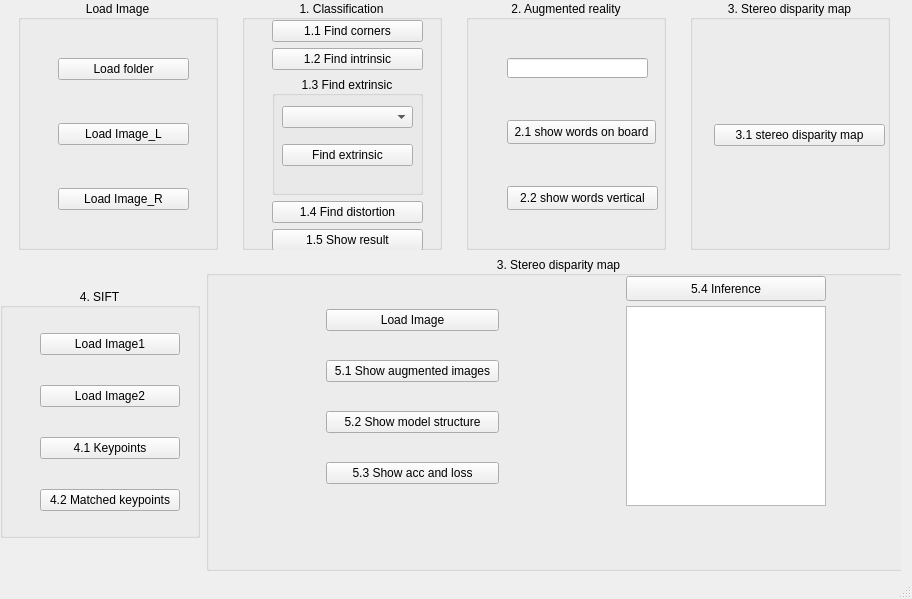
<?xml version="1.0" encoding="UTF-8"?>
<ui version="4.0">
 <class>MainWindow</class>
 <widget class="QMainWindow" name="MainWindow">
  <property name="geometry">
   <rect>
    <x>0</x>
    <y>0</y>
    <width>912</width>
    <height>599</height>
   </rect>
  </property>
  <property name="minimumSize">
   <size>
    <width>200</width>
    <height>250</height>
   </size>
  </property>
  <property name="windowTitle">
   <string>MainWindow</string>
  </property>
  <widget class="QWidget" name="centralwidget">
   <widget class="QWidget" name="widget" native="true">
    <property name="geometry">
     <rect>
      <x>0</x>
      <y>0</y>
      <width>901</width>
      <height>571</height>
     </rect>
    </property>
    <widget class="QWidget" name="verticalLayoutWidget_8">
     <property name="geometry">
      <rect>
       <x>0</x>
       <y>0</y>
       <width>911</width>
       <height>571</height>
      </rect>
     </property>
     <layout class="QVBoxLayout" name="verticalLayout_2">
      <item>
       <layout class="QHBoxLayout" name="horizontalLayout_2">
        <item>
         <widget class="QGroupBox" name="groupBox">
          <property name="minimumSize">
           <size>
            <width>161</width>
            <height>211</height>
           </size>
          </property>
          <property name="maximumSize">
           <size>
            <width>200</width>
            <height>250</height>
           </size>
          </property>
          <property name="title">
           <string>Load Image</string>
          </property>
          <property name="alignment">
           <set>Qt::AlignCenter</set>
          </property>
          <widget class="QWidget" name="verticalLayoutWidget">
           <property name="geometry">
            <rect>
             <x>40</x>
             <y>20</y>
             <width>131</width>
             <height>231</height>
            </rect>
           </property>
           <layout class="QVBoxLayout" name="verticalLayout">
            <property name="spacing">
             <number>5</number>
            </property>
            <item>
             <widget class="QPushButton" name="load_foler_pushButton">
              <property name="text">
               <string>Load folder</string>
              </property>
             </widget>
            </item>
            <item>
             <widget class="QPushButton" name="load_image_l_pushButton">
              <property name="text">
               <string>Load Image_L</string>
              </property>
             </widget>
            </item>
            <item>
             <widget class="QPushButton" name="load_image_r_pushButton">
              <property name="text">
               <string>Load Image_R</string>
              </property>
             </widget>
            </item>
           </layout>
          </widget>
         </widget>
        </item>
        <item>
         <widget class="QGroupBox" name="groupBox_2">
          <property name="minimumSize">
           <size>
            <width>200</width>
            <height>250</height>
           </size>
          </property>
          <property name="maximumSize">
           <size>
            <width>200</width>
            <height>250</height>
           </size>
          </property>
          <property name="title">
           <string>1. Classification</string>
          </property>
          <property name="alignment">
           <set>Qt::AlignCenter</set>
          </property>
          <widget class="QWidget" name="verticalLayoutWidget_2">
           <property name="geometry">
            <rect>
             <x>30</x>
             <y>20</y>
             <width>151</width>
             <height>231</height>
            </rect>
           </property>
           <layout class="QVBoxLayout" name="verticalLayout_7">
            <item>
             <widget class="QPushButton" name="find_corners_pushButton">
              <property name="text">
               <string>1.1 Find corners</string>
              </property>
             </widget>
            </item>
            <item>
             <widget class="QPushButton" name="find_intrinsic_pushButton">
              <property name="text">
               <string>1.2 Find intrinsic</string>
              </property>
             </widget>
            </item>
            <item>
             <widget class="QGroupBox" name="groupBox_3">
              <property name="title">
               <string>1.3 Find extrinsic</string>
              </property>
              <property name="alignment">
               <set>Qt::AlignCenter</set>
              </property>
              <widget class="QWidget" name="verticalLayoutWidget_7">
               <property name="geometry">
                <rect>
                 <x>10</x>
                 <y>20</y>
                 <width>131</width>
                 <height>81</height>
                </rect>
               </property>
               <layout class="QVBoxLayout" name="verticalLayout_8">
                <item>
                 <widget class="QComboBox" name="comboBox">
                  <property name="maxVisibleItems">
                   <number>15</number>
                  </property>
                 </widget>
                </item>
                <item>
                 <widget class="QPushButton" name="find_extrinsic_pushButton">
                  <property name="text">
                   <string>Find extrinsic</string>
                  </property>
                 </widget>
                </item>
               </layout>
              </widget>
             </widget>
            </item>
            <item>
             <widget class="QPushButton" name="pushButton">
              <property name="text">
               <string>1.4 Find distortion</string>
              </property>
             </widget>
            </item>
            <item>
             <widget class="QPushButton" name="pushButton_2">
              <property name="text">
               <string>1.5 Show result</string>
              </property>
             </widget>
            </item>
           </layout>
          </widget>
         </widget>
        </item>
        <item>
         <widget class="QGroupBox" name="groupBox_6">
          <property name="minimumSize">
           <size>
            <width>161</width>
            <height>211</height>
           </size>
          </property>
          <property name="maximumSize">
           <size>
            <width>200</width>
            <height>250</height>
           </size>
          </property>
          <property name="title">
           <string>2. Augmented reality</string>
          </property>
          <property name="alignment">
           <set>Qt::AlignCenter</set>
          </property>
          <widget class="QPushButton" name="show_words_vertical_pushButton">
           <property name="geometry">
            <rect>
             <x>41</x>
             <y>186</y>
             <width>151</width>
             <height>24</height>
            </rect>
           </property>
           <property name="text">
            <string>2.2 show words vertical</string>
           </property>
          </widget>
          <widget class="QLineEdit" name="lineEdit">
           <property name="geometry">
            <rect>
             <x>41</x>
             <y>58</y>
             <width>141</width>
             <height>20</height>
            </rect>
           </property>
           <property name="sizePolicy">
            <sizepolicy hsizetype="Fixed" vsizetype="Fixed">
             <horstretch>0</horstretch>
             <verstretch>0</verstretch>
            </sizepolicy>
           </property>
          </widget>
          <widget class="QPushButton" name="show_words_on_board_l_pushButton">
           <property name="geometry">
            <rect>
             <x>41</x>
             <y>120</y>
             <width>149</width>
             <height>24</height>
            </rect>
           </property>
           <property name="text">
            <string>2.1 show words on board</string>
           </property>
          </widget>
         </widget>
        </item>
        <item>
         <widget class="QGroupBox" name="groupBox_5">
          <property name="minimumSize">
           <size>
            <width>161</width>
            <height>211</height>
           </size>
          </property>
          <property name="maximumSize">
           <size>
            <width>200</width>
            <height>250</height>
           </size>
          </property>
          <property name="title">
           <string>3. Stereo disparity map</string>
          </property>
          <property name="alignment">
           <set>Qt::AlignCenter</set>
          </property>
          <widget class="QWidget" name="verticalLayoutWidget_4">
           <property name="geometry">
            <rect>
             <x>24</x>
             <y>20</y>
             <width>171</width>
             <height>231</height>
            </rect>
           </property>
           <layout class="QVBoxLayout" name="verticalLayout_3">
            <property name="spacing">
             <number>5</number>
            </property>
            <item>
             <widget class="QPushButton" name="stereo_disparity_map_pushButton">
              <property name="text">
               <string>3.1 stereo disparity map</string>
              </property>
             </widget>
            </item>
           </layout>
          </widget>
         </widget>
        </item>
       </layout>
      </item>
      <item>
       <layout class="QHBoxLayout" name="horizontalLayout_3">
        <item>
         <widget class="QGroupBox" name="groupBox_7">
          <property name="minimumSize">
           <size>
            <width>161</width>
            <height>211</height>
           </size>
          </property>
          <property name="maximumSize">
           <size>
            <width>200</width>
            <height>250</height>
           </size>
          </property>
          <property name="title">
           <string>4. SIFT</string>
          </property>
          <property name="alignment">
           <set>Qt::AlignCenter</set>
          </property>
          <widget class="QWidget" name="verticalLayoutWidget_6">
           <property name="geometry">
            <rect>
             <x>40</x>
             <y>20</y>
             <width>140</width>
             <height>231</height>
            </rect>
           </property>
           <layout class="QVBoxLayout" name="verticalLayout_6">
            <property name="spacing">
             <number>5</number>
            </property>
            <item>
             <widget class="QPushButton" name="load_image1_pushButton">
              <property name="text">
               <string>Load Image1</string>
              </property>
             </widget>
            </item>
            <item>
             <widget class="QPushButton" name="load_image2_pushButton">
              <property name="text">
               <string>Load Image2</string>
              </property>
             </widget>
            </item>
            <item>
             <widget class="QPushButton" name="keypoints_pushButton">
              <property name="text">
               <string>4.1 Keypoints</string>
              </property>
             </widget>
            </item>
            <item>
             <widget class="QPushButton" name="matched_keypoints_pushButton">
              <property name="text">
               <string>4.2 Matched keypoints</string>
              </property>
             </widget>
            </item>
           </layout>
          </widget>
         </widget>
        </item>
        <item>
         <widget class="QGroupBox" name="groupBox_8">
          <property name="minimumSize">
           <size>
            <width>0</width>
            <height>0</height>
           </size>
          </property>
          <property name="maximumSize">
           <size>
            <width>800</width>
            <height>600</height>
           </size>
          </property>
          <property name="title">
           <string>3. Stereo disparity map</string>
          </property>
          <property name="alignment">
           <set>Qt::AlignCenter</set>
          </property>
          <widget class="QWidget" name="verticalLayoutWidget_3">
           <property name="geometry">
            <rect>
             <x>120</x>
             <y>30</y>
             <width>173</width>
             <height>221</height>
            </rect>
           </property>
           <layout class="QVBoxLayout" name="verticalLayout_11">
            <item>
             <widget class="QPushButton" name="load_image_pushButton">
              <property name="text">
               <string>Load Image</string>
              </property>
             </widget>
            </item>
            <item>
             <widget class="QPushButton" name="show_augmented_images_pushButton">
              <property name="text">
               <string>5.1 Show augmented images</string>
              </property>
             </widget>
            </item>
            <item>
             <widget class="QPushButton" name="show_model_structure_pushButton">
              <property name="text">
               <string>5.2 Show model structure</string>
              </property>
             </widget>
            </item>
            <item>
             <widget class="QPushButton" name="show_acc_and_loss_pushButton">
              <property name="text">
               <string>5.3 Show acc and loss</string>
              </property>
             </widget>
            </item>
           </layout>
          </widget>
          <widget class="QPushButton" name="inference_pushButton">
           <property name="geometry">
            <rect>
             <x>420</x>
             <y>20</y>
             <width>200</width>
             <height>25</height>
            </rect>
           </property>
           <property name="text">
            <string>5.4 Inference</string>
           </property>
          </widget>
          <widget class="QGraphicsView" name="graphicsView">
           <property name="geometry">
            <rect>
             <x>420</x>
             <y>50</y>
             <width>200</width>
             <height>200</height>
            </rect>
           </property>
          </widget>
         </widget>
        </item>
       </layout>
      </item>
     </layout>
    </widget>
   </widget>
  </widget>
  <widget class="QMenuBar" name="menubar">
   <property name="geometry">
    <rect>
     <x>0</x>
     <y>0</y>
     <width>912</width>
     <height>22</height>
    </rect>
   </property>
  </widget>
  <widget class="QStatusBar" name="statusbar"/>
 </widget>
 <resources/>
 <connections/>
</ui>
